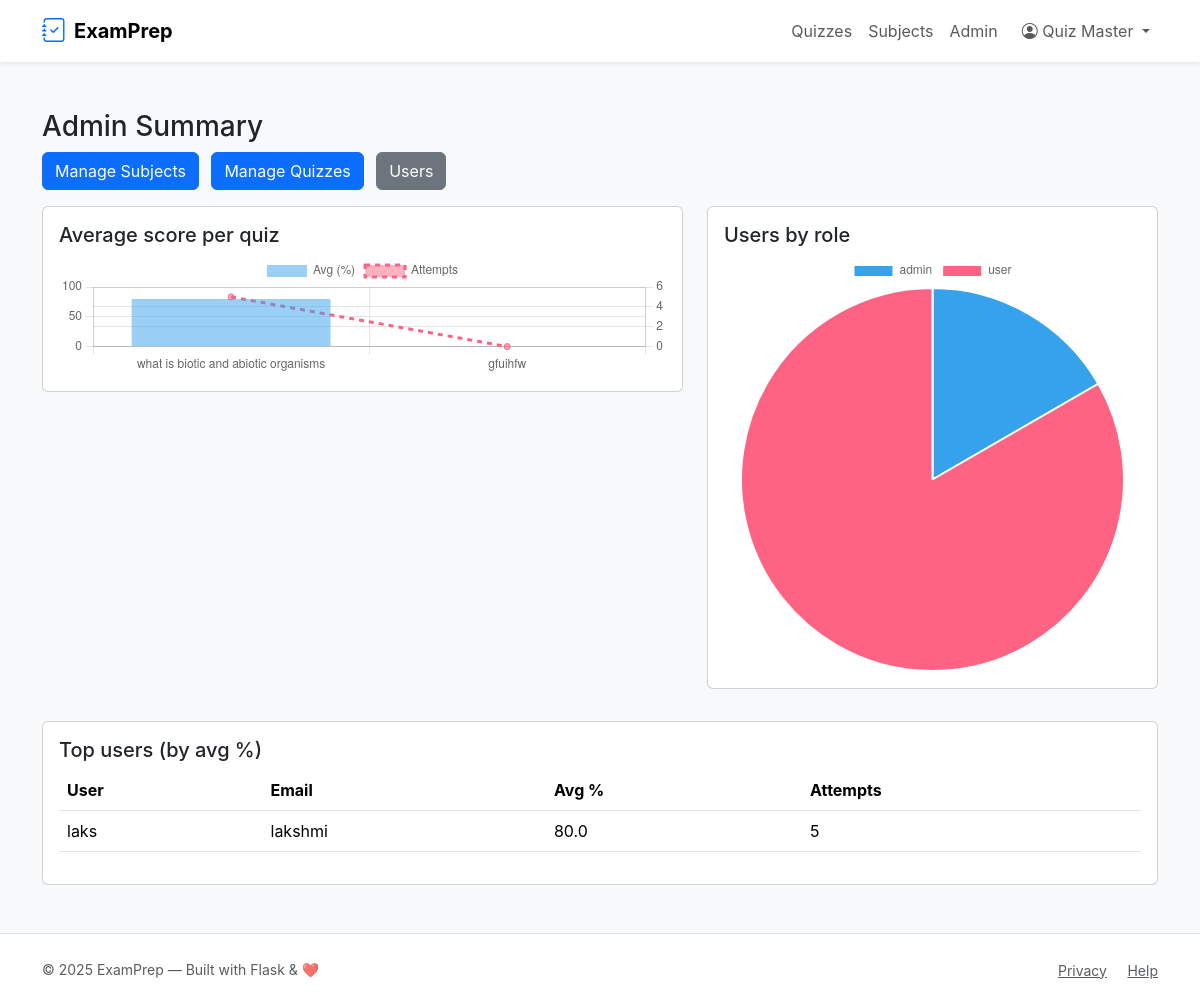
The page /admin/stats (signed in) on the database its author committed.
### tables this page shows
CREATE TABLE users (
    id INTEGER PRIMARY KEY AUTOINCREMENT,
    email TEXT UNIQUE NOT NULL,
    password_hash TEXT NOT NULL,
    full_name TEXT,
    qualification TEXT,
    dob TEXT,
    role TEXT NOT NULL CHECK(role IN ('admin','user')) DEFAULT 'user',
    created_on TEXT NOT NULL DEFAULT (datetime('now'))
);

### app.py (the view)
@app.route('/admin/stats')
@admin_required
def admin_stats():
    avg_rows = query_db('''
        SELECT q.id, q.title, AVG( (1.0 * s.score) / s.total * 100 ) as avg_percent, COUNT(s.id) as attempts
        FROM quizzes q
        LEFT JOIN scores s ON s.quiz_id = q.id
        GROUP BY q.id
        ORDER BY avg_percent DESC
    ''')
    quiz_labels = [r['title'] for r in avg_rows]
    quiz_avgs = [round(r['avg_percent'] or 0,2) for r in avg_rows]
    quiz_attempts = [r['attempts'] for r in avg_rows]
    role_rows = query_db('SELECT role, COUNT(*) as cnt FROM users GROUP BY role')
    roles = [r['role'] for r in role_rows]
    role_counts = [r['cnt'] for r in role_rows]
    top_users = query_db('''
        SELECT u.id, u.email, u.full_name, AVG( (1.0*s.score)/s.total*100 ) as avg_percent, COUNT(s.id) as attempts
        FROM users u
        JOIN scores s ON s.user_id = u.id
        GROUP BY u.id
        HAVING attempts > 0
        ORDER BY avg_percent DESC
        LIMIT 10
    ''')
    return render_template('admin_stats.html',
                           quiz_labels=json.dumps(quiz_labels),
                           quiz_avgs=json.dumps(quiz_avgs),
                           quiz_attempts=json.dumps(quiz_attempts),
                           roles=json.dumps(roles),
                           role_counts=json.dumps(role_counts),
                           top_users=top_users
                           )

### app.py (called while the page is built)
def get_db():
    db = getattr(g, '_database', None)
    if db is None:
        db = g._database = sqlite3.connect(DATABASE)
        db.row_factory = sqlite3.Row
    return db

@app.teardown_appcontext
def close_connection(exc):
    db = getattr(g, '_database', None)
    if db is not None:
        db.close()

def query_db(query, args=(), one=False):
    cur = get_db().execute(query, args)
    rv = cur.fetchall()
    cur.close()
    return (rv[0] if rv else None) if one else rv

def admin_required(f):
    @wraps(f)
    def decorated(*args, **kwargs):
        if 'user_id' not in session or session.get('role') != 'admin':
            flash('Admin access required.', 'danger')
            return redirect(url_for('index'))
        return f(*args, **kwargs)
    return decorated

### templates/admin_stats.html (shortened to what this page needs)
{% extends 'layout.html' %}
{% block content %}
<h3>Admin Summary</h3>
<div class="mb-3">
  <a class="btn btn-primary me-2" href="{{ url_for('admin_subjects') }}">Manage Subjects</a>
  <a class="btn btn-primary me-2" href="{{ url_for('admin_quizzes') }}">Manage Quizzes</a>
  <a class="btn btn-secondary" href="{{ url_for('admin_users') }}">Users</a>
</div>
<div class="row">
  <div class="col-md-7">
    <div class="card mb-3 p-3">
      <h5>Average score per quiz</h5>
      <canvas id="avgQuizChart" height="120"></canvas>
    </div>
  </div>
  <div class="col-md-5">
    <div class="card mb-3 p-3">
      <h5>Users by role</h5>
      <canvas id="rolePieChart" height="200"></canvas>
    </div>
  </div>
</div>
<div class="card mt-3 p-3">
  <h5>Top users (by avg %)</h5>
  <table class="table">
    <thead><tr><th>User</th><th>Email</th><th>Avg %</th><th>Attempts</th></tr></thead>
    <tbody>
      {% for u in top_users %}
        <tr>
          <td>{{ u.full_name or '-' }}</td>
          <td>{{ u.email }}</td>
          <td>{{ (u.avg_percent or 0) | round(2) }}</td>
          <td>{{ u.attempts }}</td>
        </tr>
      {% else %}
        <tr><td colspan="4">No attempts yet</td></tr>
      {% endfor %}
    </tbody>
  </table>
</div>
<script>
const quizLabels = {{ quiz_labels | safe }};
const quizAvgs = {{ quiz_avgs | safe }};
const quizAttempts = {{ quiz_attempts | safe }};
const roles = {{ roles | safe }};
const roleCounts = {{ role_counts | safe }};
// avg per quiz bar
new Chart(document.getElementById('avgQuizChart'), {
  type: 'bar',
  data: {
    labels: quizLabels,
    datasets: [{
      label: 'Avg (%)',
      data: quizAvgs
    },{
      label: 'Attempts',
      data: quizAttempts,
      type: 'line',
      yAxisID: 'y1',
      borderDash: [5,5]
    }]
  },
  options: {
    scales: {
      y: { beginAtZero: true, max:100 },
      y1: { position: 'right', beginAtZero: true }
    }
  }
});
// roles pie chart
new Chart(document.getElementById('rolePieChart'), {
  type: 'pie',
  data: {
    labels: roles,
    datasets: [{ data: roleCounts }]
  }
});
</script>
{% endblock %}

### templates/layout.html (shortened to what this page needs)
<!doctype html>
<html lang="en">
<head>
  <link href="https://cdn.jsdelivr.net/npm/bootstrap@5.3.2/dist/css/bootstrap.min.css" rel="stylesheet"
>
  <link href="https://cdn.jsdelivr.net/npm/bootstrap-icons@1.11.3/font/bootstrap-icons.css" rel="stylesheet">
  <link rel="stylesheet" href="{{ url_for('static', filename='css/style.css') }}">
</head>
<body class="bg-light text-dark">
<nav class="navbar navbar-expand-lg navbar-white bg-white shadow-sm">
  <div class="container">
    <a class="navbar-brand d-flex align-items-center" href="{{ url_for('index') }}">
      <i class="bi bi-journal-check fs-4 me-2 text-primary"></i>
      <span class="fw-bold">ExamPrep</span>
    </a>
    <div class="collapse navbar-collapse" id="mainNav">
      <ul class="navbar-nav ms-auto align-items-lg-center">
        <li class="nav-item"><a class="nav-link" href="{{ url_for('list_quizzes') }}">Quizzes</a></li>
        <li class="nav-item"><a class="nav-link" href="{{ url_for('user_dashboard') }}">Subjects</a></li>
        {% if session.get('user_id') and session.get('role')=='admin' %}
          <li class="nav-item"><a class="nav-link" href="{{ url_for('admin_dashboard') }}">Admin</a></li>
        {% endif %}
        {% if session.get('user_id') %}
          <li class="nav-item dropdown ms-2">
            <a class="nav-link dropdown-toggle" href="#" role="button" data-bs-toggle="dropdown">
              <i class="bi bi-person-circle"></i> {{ session.get('user_name') }}
            </a>
          </li>
        {% else %}
          <li class="nav-item"><a class="btn btn-outline-primary ms-2" href="{{ url_for('login') }}">Login</a></li>
          <li class="nav-item"><a class="btn btn-primary ms-2" href="{{ url_for('register') }}">Register</a></li>
        {% endif %}
      </ul>
    </div>
  </div>
</nav>
<main class="py-5">
  <div class="container">
    {% block content %}{% endblock %}
  </div>
</main>
<footer class="bg-white py-4 mt-auto border-top">
  <div class="container d-flex flex-column flex-md-row justify-content-between align-items-center">
    <div class="small text-muted">© {{ (2025) }} ExamPrep — Built with Flask & ❤️</div>
    <div>
      <a class="text-muted small me-3" href="#">Privacy</a>
      <a class="text-muted small" href="#">Help</a>
    </div>
  </div>
</footer>
</body>
</html>

### static/css/style.css (style rules this page uses)
body { font-family: Inter, system-ui, -apple-system, "Segoe UI", Roboto, "Helvetica Neue", Arial; }

### rows shown on the page
users: get "Quiz Master"
users: full_name "laks", email "lakshmi", avg_percent "80.0", attempts "5"

### other values the page prints
{{ (2025) }} "2025"
chart data {{ quiz_labels | safe }} ["what is biotic and abiotic organisms", "gfuihfw"]
chart data {{ quiz_avgs | safe }} [80.0, 0]
chart data {{ quiz_attempts | safe }} [5, 0]
chart data {{ roles | safe }} ["admin", "user"]
